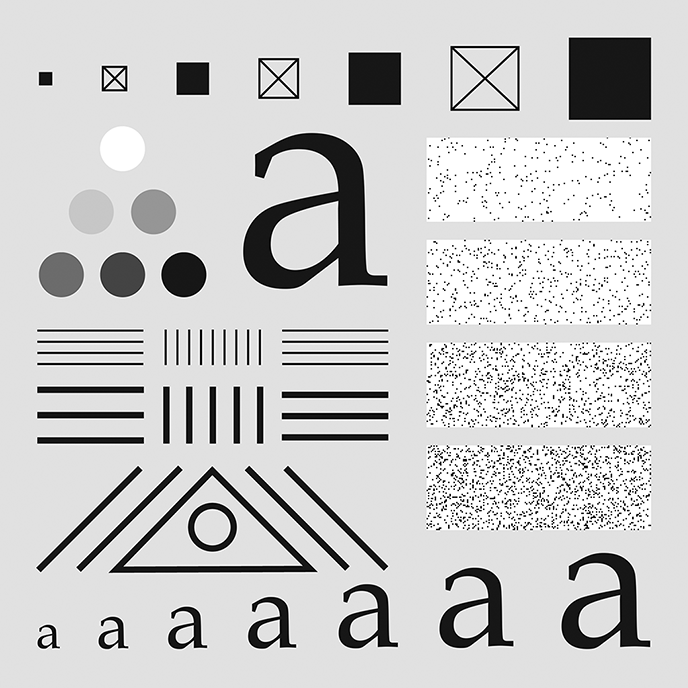
#> input picture data/characterTestPattern688.tif, 688 x 688 px
$ jupyter execute match.ipynb
#> lines starting #> are read from the running program, lines starting #| are printed output that depends on the picture
[cell 1]
import cv2#opencv读取的格式是BGR
import matplotlib.pyplot as plt
import numpy as np

test

[cell 2]
img=cv2.imread('../data/characterTestPattern688.tif')
#> img is the input picture: shape (688, 688, 3); min 0, max 255, mean 203.9
cv2.imshow("img",img)
cv2.waitKey(0)
cv2.destroyAllWindows()

[cell 3]
img.shape
#> Out = (688, 688, 3)

[cell 4]
def cv_show(name,img):
    cv2.imshow(name,img)
    cv2.waitKey(0)
    cv2.destroyAllWindows()

hw1

[cell 5]
before=cv2.imread('../data/after.jpg')
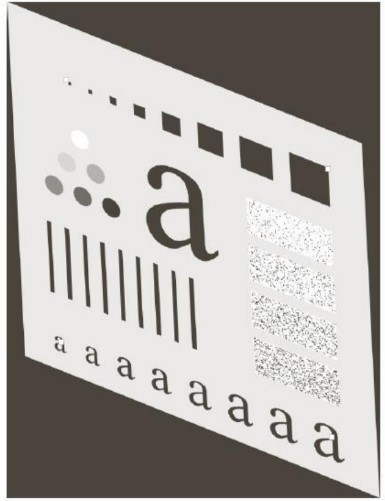
#> input picture data/after.jpg, 385 x 501 px
#> before is the input picture: shape (501, 385, 3); mean B, G, R 167, 170.6, 174
after=cv2.imread("../data/before.jpg")
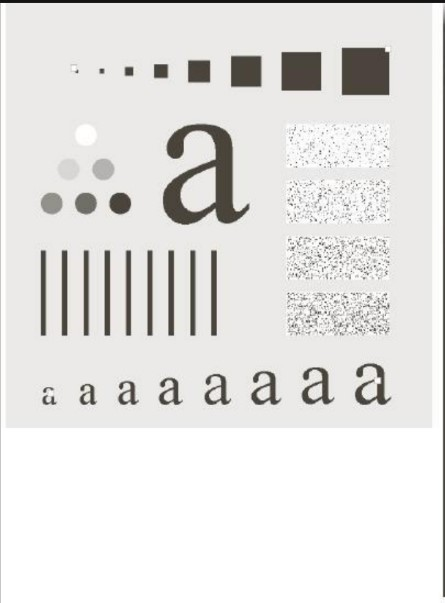
#> input picture data/before.jpg, 445 x 603 px
#> after is the input picture: shape (603, 445, 3); mean B, G, R 225.9, 227.7, 228.6

[cell 6]
before.shape
#> Out = (501, 385, 3)

[cell 7]
after.shape
#> Out = (603, 445, 3)

[cell 8]
cv_show('11',before)
cv_show('22',after)

[cell 9]
# 仿射变换
rows, cols = before.shape[:2]
#> rows = 501; cols = 385
# 假设我们想要将图像的左上角、右上角和左下角的点映射到新的位置
src_points = np.float32([[0, 0], [cols - 1, 0], [0, rows - 1]])
#> src_points = [[0, 0], [384, 0], [0, 500]]
dst_points = np.float32([[10, 10], [cols - 20, 15], [10, rows - 20]])

# 计算仿射变换矩阵
M = cv2.getAffineTransform(src_points, dst_points)

# 应用仿射变换
affine_transformed_image = cv2.warpAffine(before, M, (cols, rows))
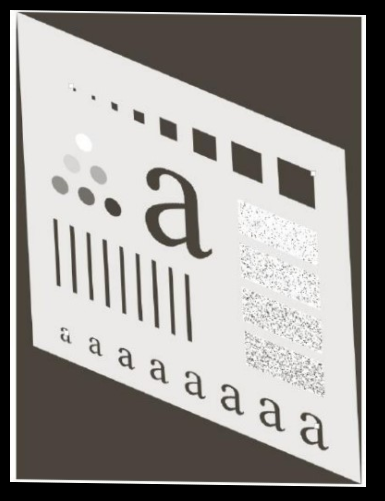
#> affine_transformed_image: shape (501, 385, 3); mean B, G, R 145.5, 148.7, 151.6

# 显示原图和变换后的图像
cv2.imshow('Original Image', before)
cv2.imshow('Affine Transformed Image', affine_transformed_image)
cv2.waitKey(0)
cv2.destroyAllWindows()

[cell 10]
# Convert to grayscale.
img1 = cv2.cvtColor(before, cv2.COLOR_BGR2GRAY)
img2 = cv2.cvtColor(after, cv2.COLOR_BGR2GRAY)
height, width = img2.shape

[cell 11]
# Create ORB detector with 5000 features.
orb_detector = cv2.ORB_create(5000)

[cell 12]
# Find keypoints and descriptors.
# The first arg is the image, second arg is the mask
#  (which is not required in this case).
kp1, d1 = orb_detector.detectAndCompute(img1, None)
#> kp1 = 2629 keypoints; strongest (x, y, size): (315, 426, 44.6), (89, 357, 31), (157, 378, 53.6), (122, 370, 44.6)
kp2, d2 = orb_detector.detectAndCompute(img2, None)
#> kp2 = 3731 keypoints; strongest (x, y, size): (64, 334, 31), (87, 387, 31), (170, 334, 37.2), (124, 397, 53.6)

[cell 13]
# Match features between the two images.
# We create a Brute Force matcher with
# Hamming distance as measurement mode.
matcher = cv2.BFMatcher(cv2.NORM_HAMMING, crossCheck = True)

[cell 14]
# Match the two sets of descriptors.
matches =list(matcher.match(d1, d2))
#> matches = 697 matches
# Sort matches on the basis of their Hamming distance.
matches.sort(key = lambda x: x.distance)

# Take the top 90 % matches forward.
matches = matches[:int(len(matches)*0.9)]
#> matches = 627 matches
no_of_matches = len(matches)
#> no_of_matches = 627

# Define empty matrices of shape no_of_matches * 2.
p1 = np.zeros((no_of_matches, 2))
p2 = np.zeros((no_of_matches, 2))

for i in range(len(matches)):
  p1[i, :] = kp1[matches[i].queryIdx].pt
  p2[i, :] = kp2[matches[i].trainIdx].pt
#> after the loop, p1 = 627 pairs, first value 45.6 to 343.2, second value 78 to 459.6; p2 = 627 pairs, first value 43 to 388, second value 47.52 to 404

# Find the homography matrix.
homography, mask = cv2.findHomography(p1, p2, cv2.RANSAC)
#> homography = [[1.21, -0.0665, -1.38], [-0.477, 1.21, 3.03], [2.21e-05, -4.8e-05, 1]]; mask = 627 values, max 1 at index 1, min 0 at index 0, mean 0.329

# Use this matrix to transform the
# colored image wrt the reference image.
transformed_img = cv2.warpPerspective(before,
                    homography, (width, height))
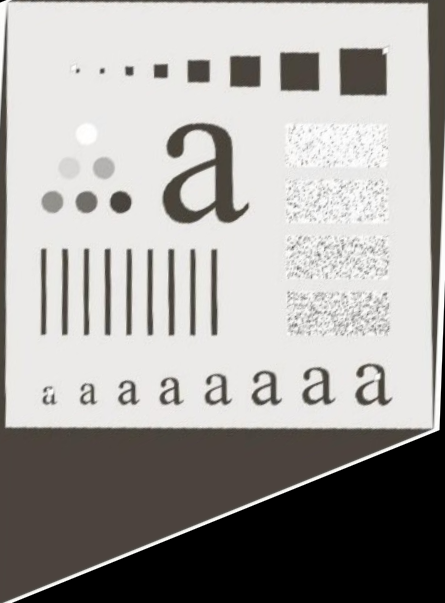
#> transformed_img: shape (603, 445, 3); mean B, G, R 158.4, 161.2, 163.4

# Save the output.
cv2.imwrite('output.jpg', transformed_img)
#> Out = True
